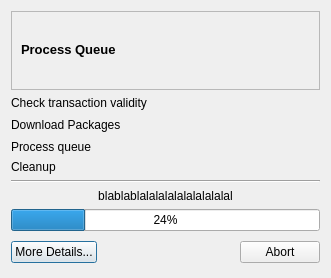
<ui version="4.0" >
 <class>transactionDialog</class>
 <widget class="QDialog" name="transactionDialog" >
  <property name="geometry" >
   <rect>
    <x>0</x>
    <y>0</y>
    <width>331</width>
    <height>278</height>
   </rect>
  </property>
  <property name="windowTitle" >
   <string>Processing Queue...</string>
  </property>
  <layout class="QGridLayout" >
   <item row="1" column="0" >
    <layout class="QGridLayout" >
     <item row="1" column="3" >
      <widget class="QLabel" name="checkTransaction" >
       <property name="text" >
        <string>Check transaction validity</string>
       </property>
      </widget>
     </item>
     <item row="2" column="3" >
      <widget class="QLabel" name="downloadPackages" >
       <property name="text" >
        <string>Download Packages</string>
       </property>
      </widget>
     </item>
     <item row="3" column="3" >
      <widget class="QLabel" name="processingQueue" >
       <property name="text" >
        <string>Process queue</string>
       </property>
      </widget>
     </item>
     <item row="4" column="3" >
      <widget class="QLabel" name="cleaningUp" >
       <property name="text" >
        <string>Cleanup</string>
       </property>
      </widget>
     </item>
     <item row="1" column="4" >
      <widget class="QLabel" name="label" >
       <property name="sizePolicy" >
        <sizepolicy vsizetype="Fixed" hsizetype="Fixed" >
         <horstretch>0</horstretch>
         <verstretch>0</verstretch>
        </sizepolicy>
       </property>
       <property name="text" >
        <string/>
       </property>
       <property name="pixmap" >
        <pixmap resource="qtpacman.qrc" >:/Icons/icons/dialog-ok-apply.png</pixmap>
       </property>
       <property name="scaledContents" >
        <bool>true</bool>
       </property>
      </widget>
     </item>
     <item row="3" column="4" >
      <widget class="QLabel" name="label_3" >
       <property name="sizePolicy" >
        <sizepolicy vsizetype="Fixed" hsizetype="Fixed" >
         <horstretch>0</horstretch>
         <verstretch>0</verstretch>
        </sizepolicy>
       </property>
       <property name="text" >
        <string/>
       </property>
       <property name="pixmap" >
        <pixmap resource="qtpacman.qrc" >:/Icons/icons/view-history.png</pixmap>
       </property>
       <property name="scaledContents" >
        <bool>true</bool>
       </property>
      </widget>
     </item>
     <item row="4" column="4" >
      <widget class="QLabel" name="label_4" >
       <property name="sizePolicy" >
        <sizepolicy vsizetype="Fixed" hsizetype="Fixed" >
         <horstretch>0</horstretch>
         <verstretch>0</verstretch>
        </sizepolicy>
       </property>
       <property name="text" >
        <string/>
       </property>
       <property name="pixmap" >
        <pixmap resource="qtpacman.qrc" >:/Icons/icons/view-history.png</pixmap>
       </property>
       <property name="scaledContents" >
        <bool>true</bool>
       </property>
      </widget>
     </item>
     <item row="2" column="4" >
      <widget class="QLabel" name="label_2" >
       <property name="text" >
        <string/>
       </property>
       <property name="pixmap" >
        <pixmap resource="qtpacman.qrc" >:/Icons/icons/edit-redo.png</pixmap>
       </property>
      </widget>
     </item>
    </layout>
   </item>
   <item row="2" column="0" >
    <widget class="Line" name="line" >
     <property name="orientation" >
      <enum>Qt::Horizontal</enum>
     </property>
    </widget>
   </item>
   <item row="4" column="0" >
    <widget class="QProgressBar" name="progressBar" >
     <property name="value" >
      <number>24</number>
     </property>
    </widget>
   </item>
   <item row="5" column="0" >
    <layout class="QHBoxLayout" >
     <item>
      <widget class="QPushButton" name="showDetails" >
       <property name="text" >
        <string>More Details...</string>
       </property>
      </widget>
     </item>
     <item>
      <spacer>
       <property name="orientation" >
        <enum>Qt::Horizontal</enum>
       </property>
       <property name="sizeHint" >
        <size>
         <width>71</width>
         <height>30</height>
        </size>
       </property>
      </spacer>
     </item>
     <item>
      <widget class="QPushButton" name="abortTr" >
       <property name="text" >
        <string>Abort</string>
       </property>
      </widget>
     </item>
    </layout>
   </item>
   <item row="3" column="0" >
    <widget class="QLabel" name="actionDetail" >
     <property name="sizePolicy" >
      <sizepolicy vsizetype="Maximum" hsizetype="Preferred" >
       <horstretch>0</horstretch>
       <verstretch>0</verstretch>
      </sizepolicy>
     </property>
     <property name="text" >
      <string>blablablalalalalalalalalalal</string>
     </property>
     <property name="alignment" >
      <set>Qt::AlignCenter</set>
     </property>
    </widget>
   </item>
   <item row="0" column="0" >
    <widget class="QFrame" name="frame" >
     <property name="sizePolicy" >
      <sizepolicy vsizetype="Preferred" hsizetype="Preferred" >
       <horstretch>0</horstretch>
       <verstretch>0</verstretch>
      </sizepolicy>
     </property>
     <property name="frameShape" >
      <enum>QFrame::StyledPanel</enum>
     </property>
     <property name="frameShadow" >
      <enum>QFrame::Sunken</enum>
     </property>
     <layout class="QGridLayout" >
      <item row="0" column="0" >
       <widget class="QLabel" name="label_5" >
        <property name="text" >
         <string>&lt;html>&lt;head>&lt;meta name="qrichtext" content="1" />&lt;style type="text/css">
p, li { white-space: pre-wrap; }
&lt;/style>&lt;/head>&lt;body style=" font-family:'Sans Serif'; font-size:10pt; font-weight:400; font-style:normal;">
&lt;p style=" margin-top:0px; margin-bottom:0px; margin-left:0px; margin-right:0px; -qt-block-indent:0; text-indent:0px;">&lt;span style=" font-weight:600;">Process Queue&lt;/span>&lt;/p>&lt;/body>&lt;/html></string>
        </property>
       </widget>
      </item>
      <item row="0" column="1" >
       <widget class="QLabel" name="label_6" >
        <property name="sizePolicy" >
         <sizepolicy vsizetype="Maximum" hsizetype="Maximum" >
          <horstretch>0</horstretch>
          <verstretch>0</verstretch>
         </sizepolicy>
        </property>
        <property name="minimumSize" >
         <size>
          <width>32</width>
          <height>32</height>
         </size>
        </property>
        <property name="text" >
         <string/>
        </property>
        <property name="pixmap" >
         <pixmap resource="qtpacman.qrc" >:/Icons/icons/edit-redo.png</pixmap>
        </property>
        <property name="scaledContents" >
         <bool>true</bool>
        </property>
       </widget>
      </item>
     </layout>
    </widget>
   </item>
  </layout>
 </widget>
 <resources>
  <include location="qtpacman.qrc" />
 </resources>
 <connections/>
</ui>
